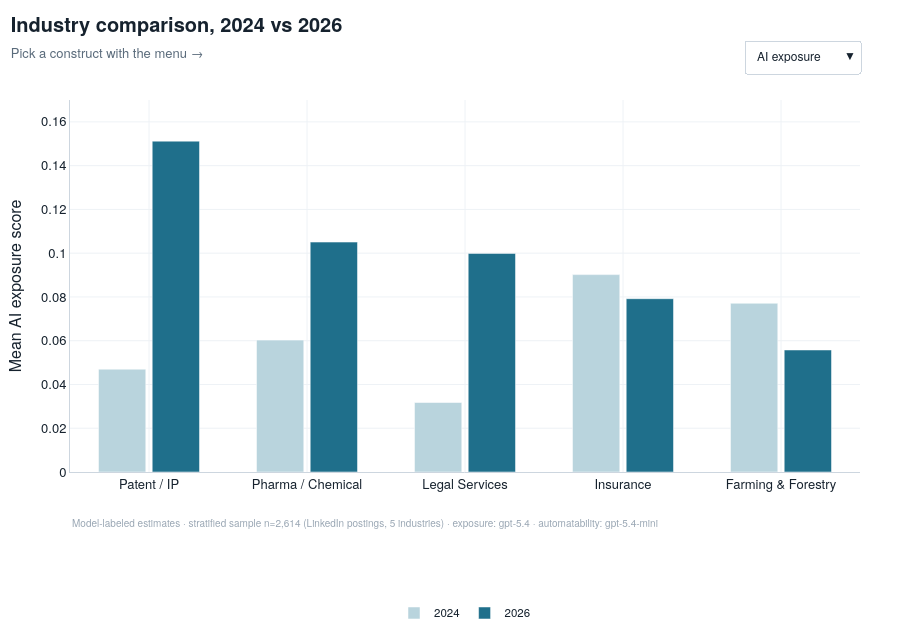

Source (notebook cell):
### Markdown cell above
### B3 · Industry comparison (interactive)

### Code cell
xlab=[LABEL[k] for k in ORDER]
e24=[piv_exp.loc[k,2024] for k in ORDER]; e26=[piv_exp.loc[k,2026] for k in ORDER]
a24=[piv_auto.loc[k,2024] for k in ORDER]; a26=[piv_auto.loc[k,2026] for k in ORDER]
fig=go.Figure()
fig.add_trace(go.Bar(x=xlab,y=e24,name="2024",marker_color=C_EXP_L,
                     hovertemplate="%{x}<br>2024: %{y:.3f}<extra></extra>"))
fig.add_trace(go.Bar(x=xlab,y=e26,name="2026",marker_color=C_EXP,
                     hovertemplate="%{x}<br>2026: %{y:.3f}<extra></extra>"))
buttons=[dict(label="AI exposure",method="update",
              args=[{"y":[e24,e26],"marker.color":[C_EXP_L,C_EXP]},
                    {"yaxis.title.text":"Mean AI exposure score","yaxis.range":[0,0.17]}]),
         dict(label="Automatability",method="update",
              args=[{"y":[a24,a26],"marker.color":[C_AUTO_L,C_AUTO]},
                    {"yaxis.title.text":"Mean automatability score","yaxis.range":[0,0.40]}])]
base(fig,"Industry comparison, 2024 vs 2026",
     "Pick a construct with the menu →", h=640)
fig.update_layout(barmode="group", bargap=0.32, bargroupgap=0.12,
                  margin=dict(l=70,r=40,t=100,b=150),
                  legend=dict(orientation="h", y=-0.34, x=0.5, xanchor="center"),
                  updatemenus=[dict(type="dropdown",buttons=buttons,x=1.0,y=1.16,xanchor="right",yanchor="top",
                                    bgcolor="white",bordercolor="#cdd6df",font=dict(size=12))])
fig.update_yaxes(title="Mean AI exposure score", range=[0,0.17])
export(fig,"fig09_industry_compare.html", modebar=False)
fig

### Figure 1 — Plotly figure (JSON) as saved in the notebook; plotly's stock layout.template omitted (floating-point values rounded to 4 significant figures)
{"data": [{"hovertemplate": "%{x}<br>2024: %{y:.3f}<extra></extra>", "marker": {"color": "#b9d4dd"}, "name": "2024", "type": "bar", "x": ["Patent / IP", "Pharma / Chemical", "Legal Services", "Insurance", "Farming & Forestry"], "y": [0.04699, 0.06027, 0.03177, 0.0902, 0.07711]}, {"hovertemplate": "%{x}<br>2026: %{y:.3f}<extra></extra>", "marker": {"color": "#1f6f8b"}, "name": "2026", "type": "bar", "x": ["Patent / IP", "Pharma / Chemical", "Legal Services", "Insurance", "Farming & Forestry"], "y": [0.1512, 0.1051, 0.0999, 0.0792, 0.05577]}], "layout": {"annotations": [{"align": "left", "font": {"color": "#9aa7b4", "size": 10}, "showarrow": false, "text": "Model-labeled estimates · stratified sample n=2,614 (LinkedIn postings, 5 industries) · exposure: gpt-5.4 · automatability: gpt-5.4-mini", "x": 0.0, "xanchor": "left", "xref": "paper", "y": -0.16, "yref": "paper"}], "bargap": 0.32, "bargroupgap": 0.12, "barmode": "group", "font": {"color": "#16222e", "family": "Helvetica Neue, Arial, sans-serif", "size": 13}, "height": 640, "hoverlabel": {"bgcolor": "white", "bordercolor": "#cdd6df", "font": {"color": "#000000", "family": "Helvetica Neue, Arial, sans-serif", "size": 12.5}}, "legend": {"font": {"size": 11.5}, "orientation": "h", "x": 0.5, "xanchor": "center", "y": -0.34}, "margin": {"b": 150, "l": 70, "r": 40, "t": 100}, "paper_bgcolor": "white", "plot_bgcolor": "white", "title": {"font": {"size": 20}, "text": "<b>Industry comparison, 2024 vs 2026</b><br><span style='font-size:13px;color:#5a6b7b'>Pick a construct with the menu →</span>", "x": 0.012, "xanchor": "left", "y": 0.95}, "updatemenus": [{"bgcolor": "white", "bordercolor": "#cdd6df", "buttons": [{"args": [{"marker.color": ["#b9d4dd", "#1f6f8b"], "y": [[0.04699, 0.06027, 0.03177, 0.0902, 0.07711], [0.1512, 0.1051, 0.0999, 0.0792, 0.05577]]}, {"yaxis.range": [0, 0.17], "yaxis.title.text": "Mean AI exposure score"}], "label": "AI exposure", "method": "update"}, {"args": [{"marker.color": ["#ecc6b8", "#c85d3d"], "y": [[0.3143, 0.3087, 0.3554, 0.3493, 0.3191], [0.2977, 0.2707, 0.3593, 0.3572, 0.3353]]}, {"yaxis.range": [0, 0.4], "yaxis.title.text": "Mean automatability score"}], "label": "Automatability", "method": "update"}], "font": {"size": 12}, "type": "dropdown", "x": 1.0, "xanchor": "right", "y": 1.16, "yanchor": "top"}], "xaxis": {"gridcolor": "#eef2f6", "linecolor": "#cdd6df", "showgrid": true, "zeroline": false}, "yaxis": {"gridcolor": "#eef2f6", "linecolor": "#cdd6df", "range": [0, 0.17], "showgrid": true, "title": {"text": "Mean AI exposure score"}, "zeroline": false}}}
